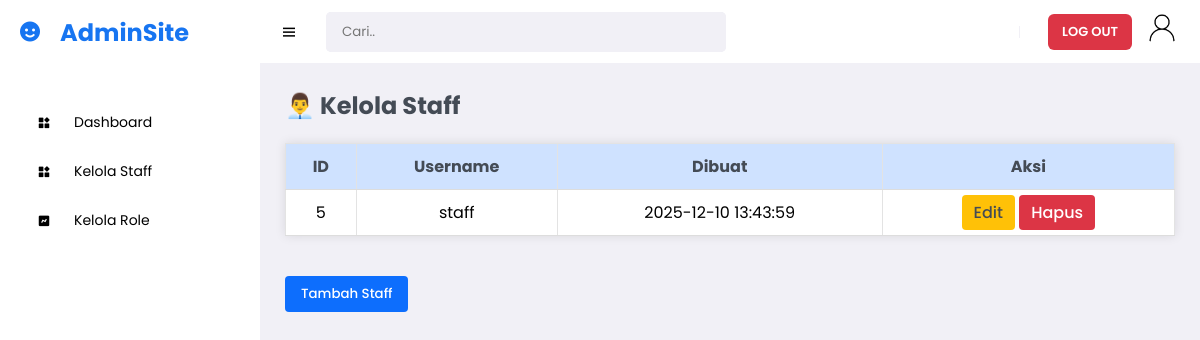
/supermarket-app/public/admin/kelolaStaff.php (signed in), run on the app's committed database.
### tables this page shows
CREATE TABLE `users` (
  `user_id` int(10) UNSIGNED NOT NULL,
  `username` varchar(50) NOT NULL,
  `password` varchar(255) NOT NULL,
  `role_id` int(10) UNSIGNED NOT NULL,
  `created_at` timestamp NOT NULL DEFAULT current_timestamp()
);

### supermarket-app/models/user_model.php (called while the page is built, shortened)
<?php
require_once(__DIR__ . '/../config/db.php');
function get_all_users() {
  global $conn;
  $query = "SELECT * FROM users ORDER BY user_id ASC";
  $result = mysqli_query($conn, $query);
  return mysqli_fetch_all($result, MYSQLI_ASSOC);
}

### supermarket-app/controllers/admin/user_controller.php (called while the page is built, shortened)
<?php
require_once(__DIR__ . '/../../models/user_model.php');
function read_users_controller() {
    return get_all_users();
}

### supermarket-app/public/admin/kelolaStaff.php (the view, shortened to what this page needs)
<?php
require_once '../layout/header.php';
require_once('../../controllers/admin/user_controller.php');
require_once '../layout/sidebar.php';
$users = read_users_controller();
?>
<!DOCTYPE html>
<html>
<head>
   <link href='https://unpkg.com/boxicons@2.0.9/css/boxicons.min.css' rel='stylesheet'>
   <link rel="stylesheet" href="../../assets/css/dashboard.css">
</head>
<body>
<section id="content">
<div class="main-content">
   <h1 class="main-title">👨‍💼 Kelola Staff</h1>
   <table>
      <thead>
         <tr>
            <th>ID</th>
            <th>Username</th>
            <th>Dibuat</th>
            <th>Aksi</th>
         </tr>
      </thead>
      <tbody>
         <?php foreach ($users as $u): ?>
            <?php if ($u['role_id'] == 2): ?>
               <tr>
                  <td><?= $u['user_id'] ?></td>
                  <td><?= htmlspecialchars($u['username']) ?></td>
                  <td><?= $u['created_at'] ?></td>
                  <td>
                     <a href="./user/edit_user.php?id=<?= $u['user_id'] ?>" class="btn btn-warning btn-sm">Edit</a>
                     <a href="./user/delete_user.php?id=<?= $u['user_id'] ?>"
                        class="btn btn-danger btn-sm"
                        onclick="return confirm('Hapus staff ini?')">Hapus</a>
                  </td>
               </tr>
            <?php endif; ?>
         <?php endforeach; ?>
      </tbody>
   </table>
   <a href="./user/add_user.php">
      <button class="btn btn-add-user">Tambah Staff</button>
   </a>
</div>
</section>
</body>
</html>

### supermarket-app/assets/css/dashboard.css (style rules this page uses)
* { font-family: "Poppins", serif; margin: 0; padding: 0; box-sizing: border-box; }
:root { --grey: #f1f0f6; --dark-grey: #8d8d8d; --light: #fff; --dark: #000; --green: #81d43a; --light-green: #e3ffcb; --blue: #1775f1; --light-blue: #d0e4ff; --dark-blue: #0c5fcd; --red: #fc3b56; --primary-text: #444b55; --error: #ef4444; --border: #e3e3e3; --primary-table: #cfe2ff; }
body { background: var(--grey); }
a { text-decoration: none; }
#content { position: relative; width: calc(100% - 260px); left: 260px; transition: all 0.3s ease; }
.main-content { padding: 25px; }
.main-content .main-title { margin-bottom: 20px; color: var(--primary-text); }
table { width: 100%; border-collapse: collapse; background-color: var(--light); box-shadow: 0 0 10px rgba(0, 0, 0, 0.1); margin-bottom: 20px; }
th, td { padding: 12px; border: 1px solid var(--border); text-align: center; }
th { background-color: var(--primary-table); color: var(--primary-text); }
table .btn-warning { background-color: #ffc107; color: var(--primary-text); border: none; padding: 6px 12px; border-radius: 4px; cursor: pointer; font-weight: 500; }
table .btn-danger { background-color: #dc3545; color: var(--light); border: none; padding: 6px 12px; border-radius: 4px; font-weight: 500; cursor: pointer; }
.btn-add-user { background-color: #0d6efd; color: var(--light); border: none; padding: 8px 16px; border-radius: 4px; font-weight: 500; cursor: pointer; display: block; margin-bottom: 15px; }
table { width: 100%; border-collapse: collapse; margin-bottom: 40px; }
table th, table td { padding: 10px; border-bottom: 1px solid #ddd; }

### data on the page
users: user_id "5", username "staff", created_at "2025-12-10 13:43:59"
